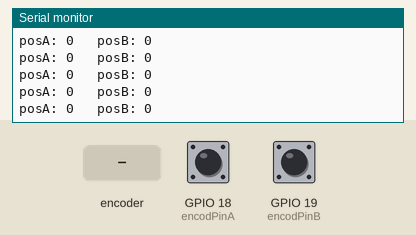
Recording of a sketch running on a simulated ESP32. Shown: the last lines printed to the serial monitor. Inputs (shaded band) come from the test bench; at power-on: GPIO 18 (encodPinA) HIGH, GPIO 19 (encodPinB) HIGH.

Above: at 1.2 s.
1.3 s: rotary encoder on GPIO 18 (encodPinA) / GPIO 19 (encodPinB) turned 1 step (first pin leading)
At 1.31 s:
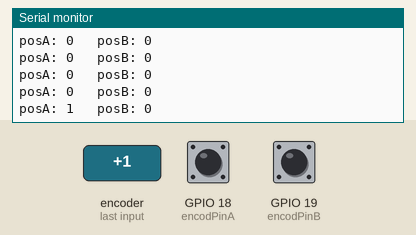
3.0 s: rotary encoder on GPIO 18 (encodPinA) / GPIO 19 (encodPinB) turned 1 step (first pin leading)
At 3.01 s:
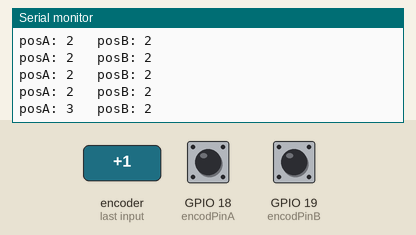
Timing chart, 0 to 6.0 s (numbered marks = the images above; inputs shaded):
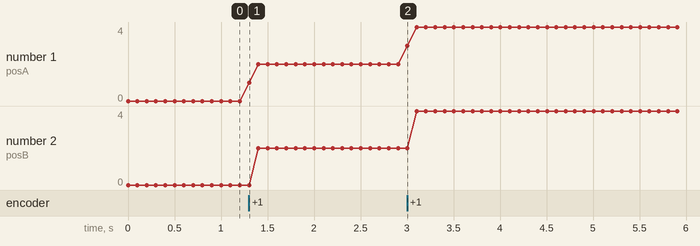

Measured:
- after the input at 1.3 s, the serial monitor: prints a new line at once (image 1)
- after the input at 3.0 s, the serial monitor: prints a new line at once (image 2)
- plotted number 1: 0 → 2 after the input at 1.3 s, 2 → 4 after the input at 3.0 s
- plotted number 2: 0 → 2 after the input at 1.3 s, 2 → 4 after the input at 3.0 s

The sketch:

HC020K_example_InterruptCounter.ino
```cpp
//
//  UAVionics example codes
//  HC020K speed sensor
//


// conversion of motor direction to integers
int IRAM_ATTR FORWARD = 0;
int IRAM_ATTR BACKWARD = 1;
int IRAM_ATTR RELEASE = 2;

// register motor direction for counter
int IRAM_ATTR direction1 = FORWARD;
int IRAM_ATTR direction2 = FORWARD;

// counter variables
volatile long IRAM_ATTR posA = 0;          // encoder A counter
volatile long IRAM_ATTR posB = 0;          // encoder B counter

// Encoder pins
#define encodPinA      18     // encoder A pin
#define encodPinB      19     // encoder B pin

void IRAM_ATTR encoder1()
{ // count encoder ticks for motor A
  if (direction1 == FORWARD) {
    posA++;
  }
  if (direction1 == BACKWARD) {
    posA--;
  }
}

void IRAM_ATTR encoder2()
{ // count encoder ticks for motor B
  if (direction2 == FORWARD) {
    posB++;
  }
  if (direction2 == BACKWARD) {
    posB--;
  }
}


void setup() {
  // put your setup code here, to run once:
  Serial.begin(115200);

  // configure encoder interrupts

  // turn on pullup resistors
  pinMode(encodPinA, INPUT_PULLUP);
  pinMode(encodPinB, INPUT_PULLUP);

  // call encoder1 function when encodPinA's logic state CHANGEs
  attachInterrupt(encodPinA, encoder1, CHANGE);
  attachInterrupt(encodPinB, encoder2, CHANGE);
}

void loop() {
  // put your main code here, to run repeatedly:

  Serial.println("posA: " + String(posA) + "\t posB: " + String(posB));

  delay(100); //Small delay between loops

}
```
